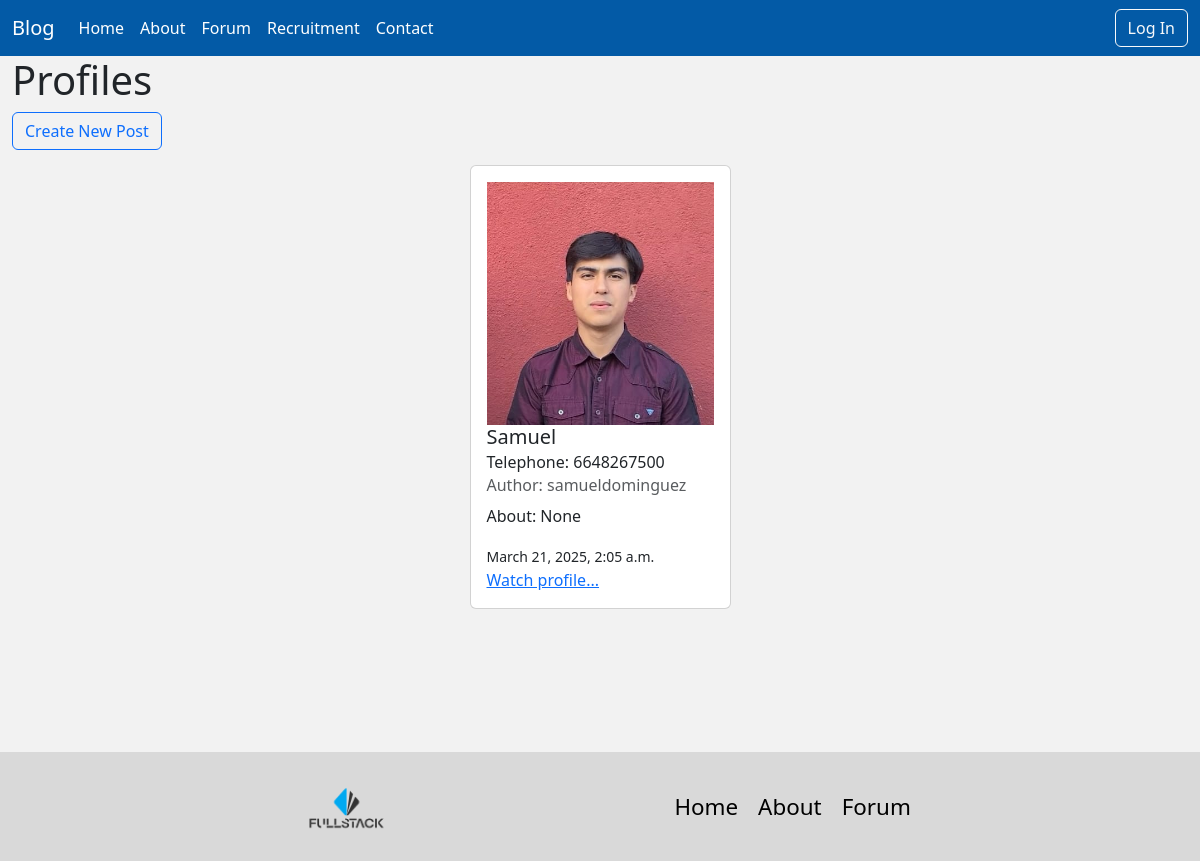
/users/, run on the app's committed database.
### users/models.py (models this page shows, shortened)
class Profile(models.Model):
    picture = models.ImageField(upload_to="profile_pic/", blank=True, null=True)
    name = models.CharField(max_length=250, blank=True, null=True)
    phone_number = models.CharField(max_length=25, blank=True, null=True)
    city = models.CharField(max_length=255, blank=True, null=True)
    state = models.CharField(max_length=255, blank=True, null=True)
    user = models.ForeignKey(User, on_delete=models.CASCADE, related_name="profile")
    description = models.TextField(blank=True, null=True)
    created_at = models.DateTimeField(auto_now_add=True)
    updated_at = models.DateTimeField(auto_now=True)

### users/views.py (the view)
# urls.py: path('', ProfileListView.as_view(), name="profile_list"),
class ProfileListView(ListView):
    template_name = "content/profile_list.html"
    model = Profile
    def get_context_data(self, **kwargs):
        context=super().get_context_data(**kwargs)
        all_posts=Profile.objects.all()
        context["profile_list"]=all_posts.order_by("name").reverse()
        return context

### templates/content/profile_list.html (shortened to what this page needs)
{% extends 'base.html' %}
{% load static %}
{% block css %}
    <link rel="stylesheet" href="{% static 'css/profile_list.css' %}">
{% endblock %}
{% block content %}
<div class="post-list">
    <div class="header">
        <h1>Profiles</h1>
        <a class="btn btn-outline-primary" href="{% url 'profile_create' %}">Create New Post</a>
    </div>
    <div class="container">
        <div class="row" style="display: flex; justify-content: center;">
            {% for item in profile_list %}
            <div class="col-md-3 col-sm-6" style="display: flex; justify-content: center;">
                <div class="card" style="width: 18rem; margin-top: 15px;">
                    <div class="card-body">
                        {% if item.picture %}
                        <img style="max-width: 100%;" src="{{ item.picture.url }}" alt="">
                        {% else %}
                        <img style="max-width: 100%;" src="{% static 'images/default.jpg' %}" alt="">
                        {% endif %}
                        <h5 class="card-title">{{item.name}}</h5>
                        <h6 class="card-subtitle mb-2 text-body-secondarydy">Telephone: {{item.phone_number}}</h6>
                        <h6 class="card-subtitle mb-2 text-body-secondary">Author: {{item.user}}</h6>
                        <p class="card-text">About: {{item.description|truncatechars:20}}</p>
                        <small>{{item.created_at}}</small><br/>
                        <a href="{% url 'profile_detail' item.id %}" class="card-link">Watch profile...</a>
                    </div>
                </div>
            </div>
            {% endfor %}
        </div>
    </div>
</div>
{% endblock %}

### static/css/base.css (style rules this page uses)
:root { --primary-color:#035AA6; --secondary-color:#023059; --neutral-color:#F2F2F2; --background-color:#2173A6; --surface-color:#4AB0D9; --best-color: darkcyan; --lobster-font:"Playfair Display", "serif"; --sans-font:"", ""; }
html, body { padding: 0; margin: 0; min-height: 100dvh; }
body { background-color: #F2F2F2; }

### data on the page
Profile: picture (picture), name "Samuel", phone_number "6648267500", user "samueldominguez", description "None", created_at "March 21, 2025, 2:05 a.m."
